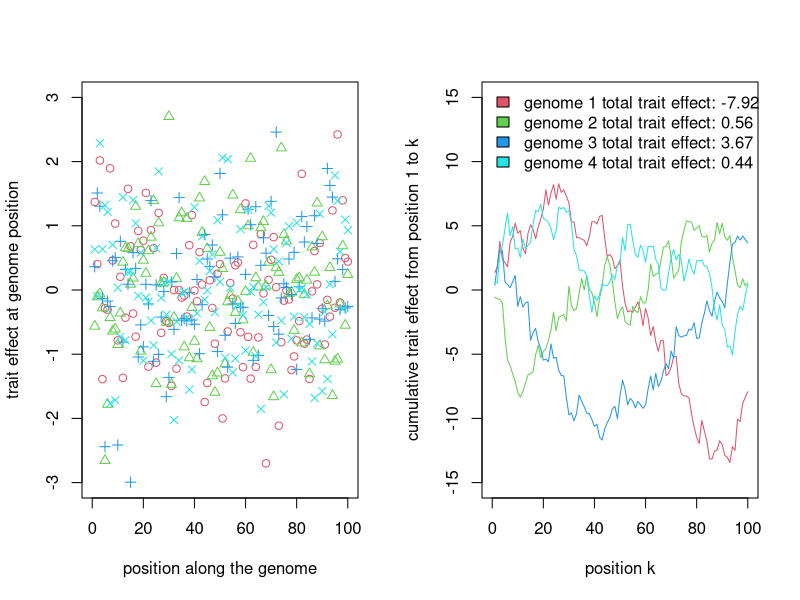
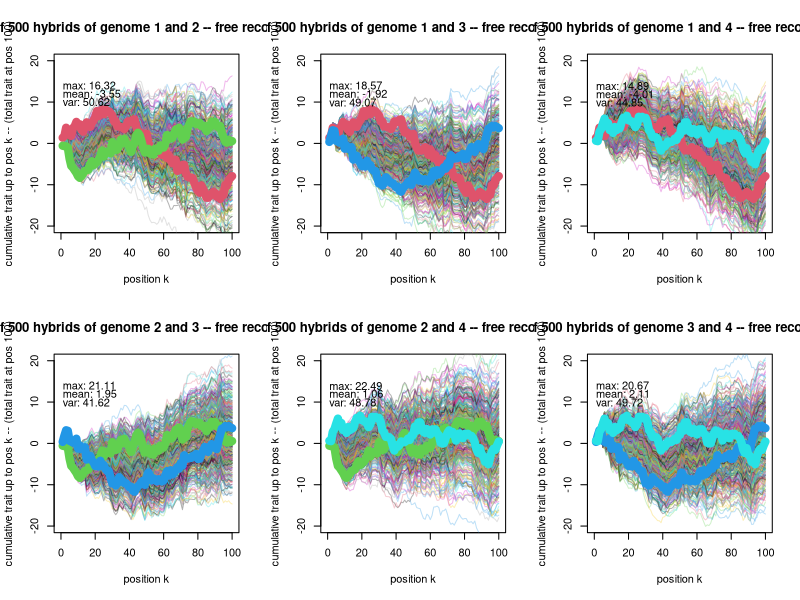
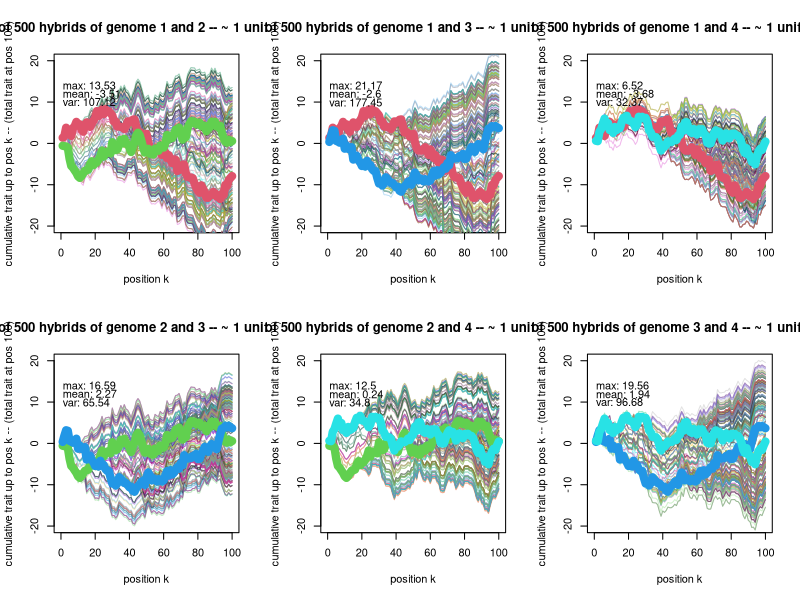
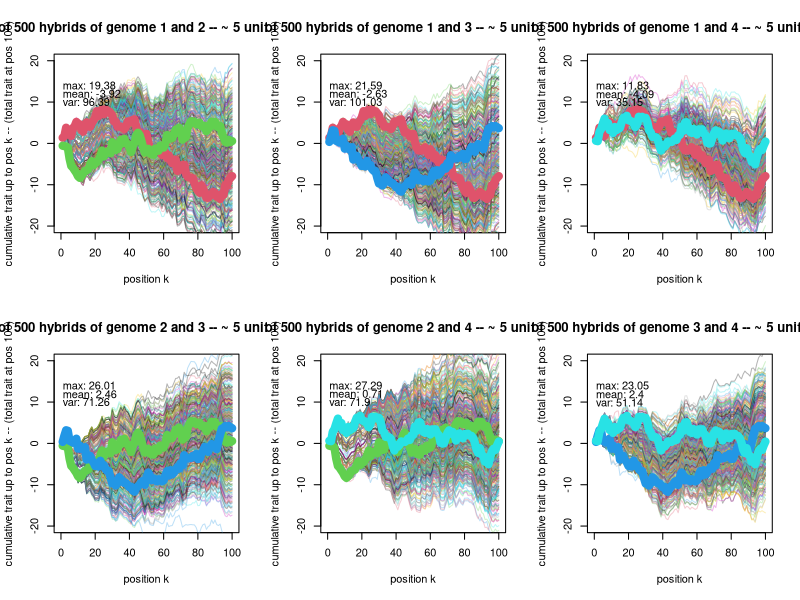
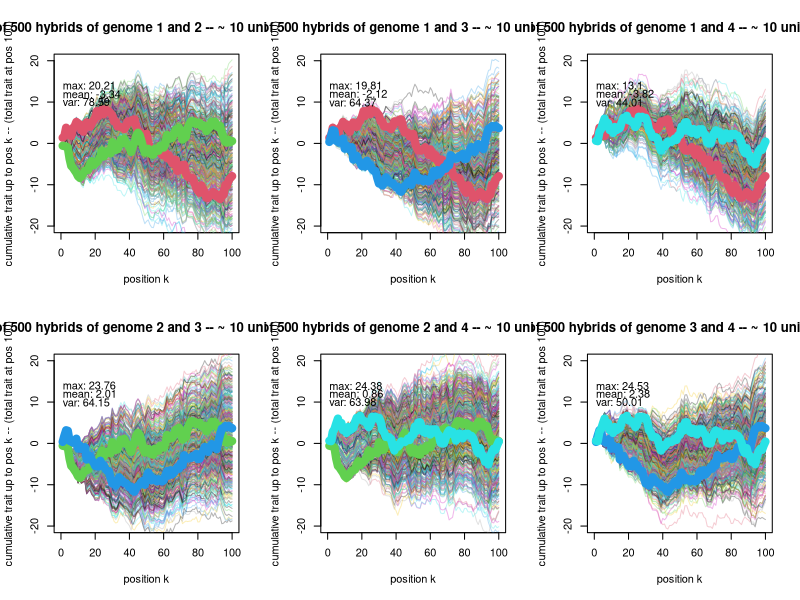

R code for these plots, in order:
# a simple toy computation for the effect of recombination on the distribution of traits in the offspring

#let a genome be a sequence of length 100 
#where each site is given a value n_i and the sum of the n_i is the genomes trait

num_sites = 100
num_genomes = 4

num_seeds = 500

set.seed(42)

genotype = matrix(rnorm(num_genomes * num_sites),num_genomes,num_sites)

genometraits = round(rowMeans(genotype) * num_sites,2)


pdf(paste0("parental_genomes.pdf"), width = 14)

par(mfrow = c(1,2))

plot(c(),xlim = c(0,num_sites), ylim = c(-3,3), ylab = "trait effect at genome position", xlab = "position along the genome", type = "p")
for(i in 1:num_genomes){
  points( genotype[i,], col = i+1, pch = i)  
}

plot(c(),xlim = c(0,num_sites), ylim = c(-15,15), ylab = "cumulative trait effect from position 1 to k", xlab = "position k")
for(i in 1:num_genomes){
  lines( cumsum(genotype[i,]), col = i+1)  
}
legend("topleft", legend = c(paste("genome", 1:4, "total trait effect:", genometraits)), fill = 1:4 + 1, cex = 1, xpd = TRUE, bty = "n")


dev.off()


#now breed them pairwise
parental_sets = combn(num_genomes,2)


# free recombination
childrens = list()
for (pind in 1:ncol(parental_sets)){
  #generate num_seeds children
  child = matrix(0,num_seeds,num_sites)
  for (j in 1:num_seeds){
    r1 = rbinom(num_sites, 1, 0.5) + 1
    child[j,] = genotype[parental_sets[,pind],] [cbind(r1,1:num_sites)]  
  }
  childrens[[pind]] = child
}


pdf(paste0("hybrids_recomb_high.pdf"), width = 14)
par(mfrow = c(2,3))

for (pind in 1:ncol(parental_sets)){
  
  main = paste("Trait of",num_seeds,"hybrids of genome", parental_sets[,pind][1], "and", parental_sets[,pind][2], "-- free recombination" )
  
  plot(c(),xlim = c(0,num_sites), ylim = c(-20,20), ylab = "cumulative trait up to pos k -- (total trait at pos 100)", xlab = "position k", main = main)
  for(i in 1:num_seeds){
    myrgb = col2rgb(i+1)
    lines( cumsum(childrens[[pind]][i,]), col = rgb(myrgb[1],myrgb[2],myrgb[3], max= 255, alpha = 75) )
  }
  lines( cumsum(genotype[parental_sets[,pind][1],]), col = parental_sets[,pind][1] + 1, lwd =8 )
  lines( cumsum(genotype[parental_sets[,pind][2],]), col = parental_sets[,pind][2] + 1, lwd =8 )
  
  # compute mean trait
  traits = rowSums(childrens[[pind]])
  
  text(x = 10, paste("var:", round(var(traits),2 )), adj = 0  )
  text(x = 12, paste("mean:", round(mean(traits),2 )), adj = 0  )
  text(x = 14, paste("max:", round(max(traits),2 )), adj = 0  )

}

dev.off()



# 10 recombination events on average
for (meanrecomb in c(1,5,10)){
  childrens = list()
  for (pind in 1:ncol(parental_sets)){
    #generate num_seeds children
    child = matrix(0,num_seeds,num_sites)
    for (j in 1:num_seeds){
      num_recombs = rpois(1,meanrecomb - 1) + 1
      positions = sort(sample(num_sites,num_recombs))
      r1 = rep( (seq( c(0,positions) ) + rbinom(1,1,0.5)) %% 2 + 1, c(positions,num_sites) - c(0,positions))
      child[j,] = genotype[parental_sets[,pind],] [cbind(r1,1:num_sites)]  
    }
    childrens[[pind]] = child
  }
  
  
  pdf(paste0("hybrids_recomb_", meanrecomb , ".pdf"), width = 14)
  
  par(mfrow = c(2,3))
  
  for (pind in 1:ncol(parental_sets)){
    
    main = paste("Trait of",num_seeds,"hybrids of genome", parental_sets[,pind][1], "and", parental_sets[,pind][2], "-- ~", meanrecomb, "unif recombs" )
    
    plot(c(),xlim = c(0,num_sites), ylim = c(-20,20), ylab = "cumulative trait up to pos k -- (total trait at pos 100)", xlab = "position k", main = main)
    for(i in 1:num_seeds){
      myrgb = col2rgb(i+1)
      lines( cumsum(childrens[[pind]][i,]), col = rgb(myrgb[1],myrgb[2],myrgb[3], max= 255, alpha = 75) )   
    }
    lines( cumsum(genotype[parental_sets[,pind][1],]), col = parental_sets[,pind][1] + 1, lwd =8 )
    lines( cumsum(genotype[parental_sets[,pind][2],]), col = parental_sets[,pind][2] + 1, lwd =8 )
    
    # compute mean trait
    traits = rowSums(childrens[[pind]])
    
    text(x = 10, paste("var:", round(var(traits),2 )), adj = 0  )
    text(x = 12, paste("mean:", round(mean(traits),2 )), adj = 0  )
    text(x = 14, paste("max:", round(max(traits),2 )), adj = 0  )
    
  }
  
  dev.off()
}






